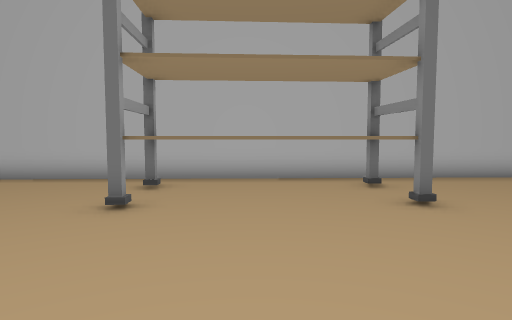
View 1 (above)

16 first-person views from a walk through a Unity game level. The camera is 1.2 m above the floor, tilts 4° down and sees 75° across. Doors are open. The floor is counted in squares, 1 m on a side. Each view is taken from the middle of a square. On the plan, view 1 faces up. The plan holds only what a view shows up to about 14 squares ahead; the rest is blank. The place goes on beyond the plan. The player is left out.

View 2
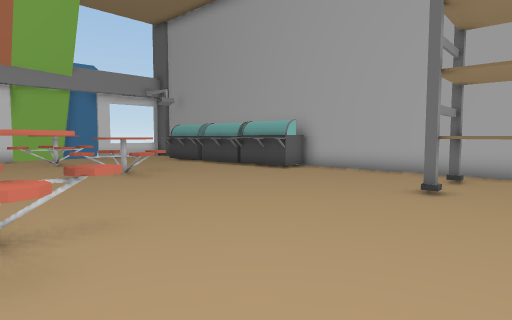

View 3
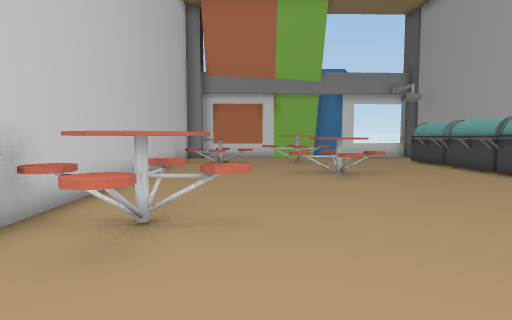

View 4
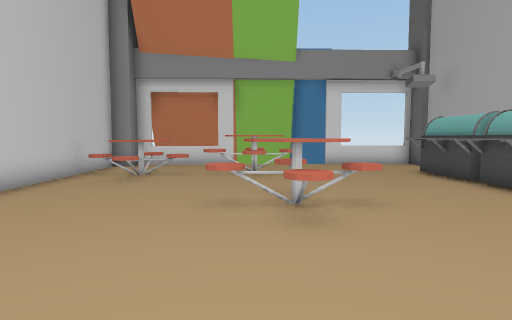

View 5
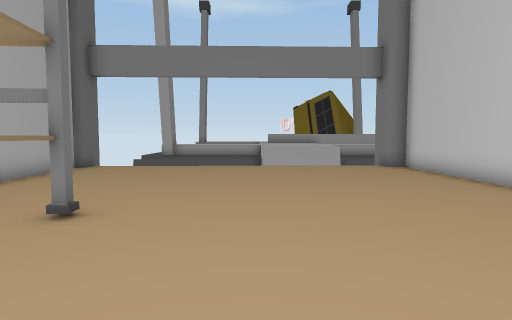

View 6
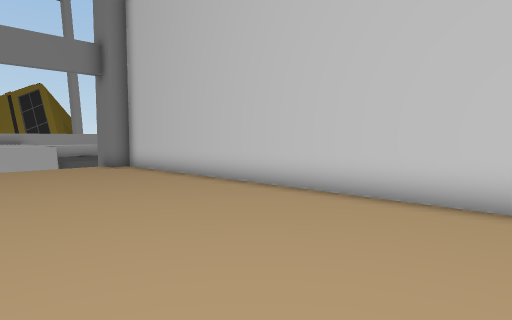

View 7
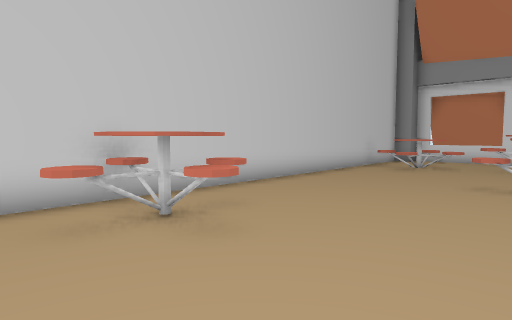

View 8
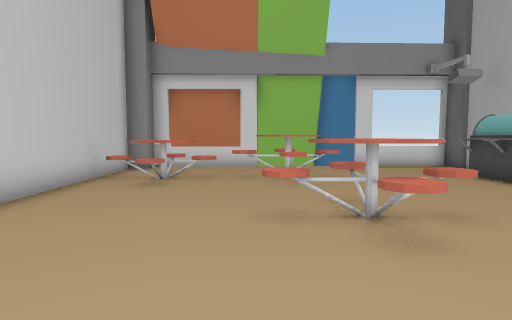

View 9
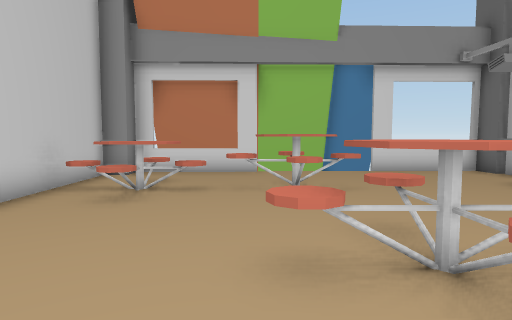

View 10
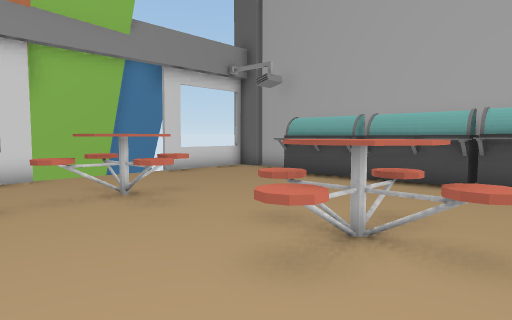

View 11
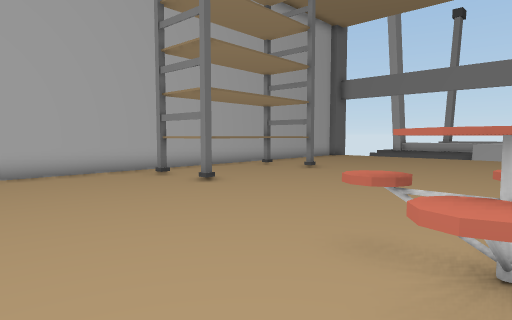

View 12
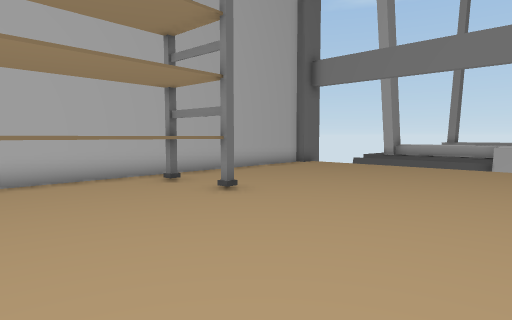

View 13
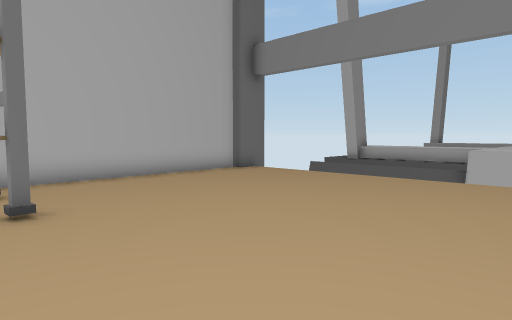

View 14
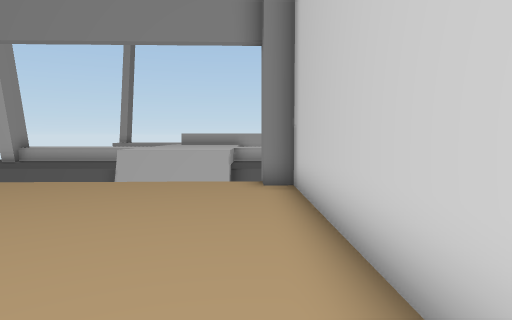

View 15
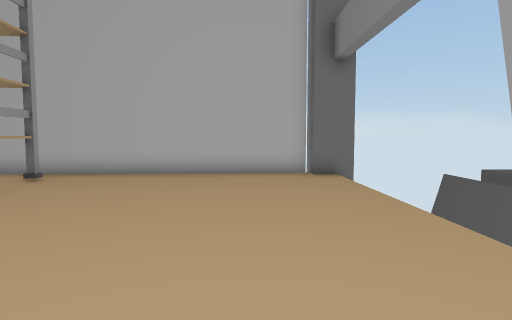

View 16
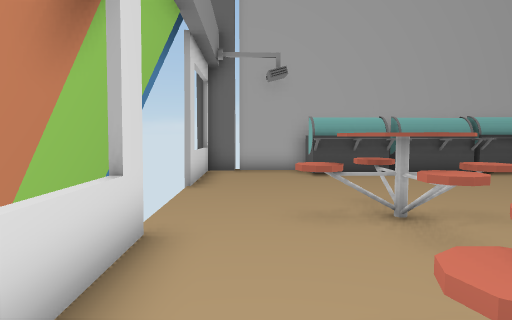

### Floor plan
Key: @ floor where view 1 was taken; # wall or solid block; x gap in a wall; . floor; D open door; = window, fence, low wall or low ledge; v drop or lower ground; O other object.
Columns run from 21 left of view 1 to 14 right of it. Each row starts with its distance up from view 1.
 10              #####################
  9  ########## O....................v v
  8  =...OOOOOOOOO.....OOOOOO........v v
  7  =...OOOOOO........OOOOOO........v v
  6 #=.................OOOOOO........v v
  5 ##D..............................v
  4 ##D.......O......................v
  3 ##D..O...OOO.....................v v
  2 ##D.OOOO..O......................v =
  1 ##D..O....O......................v =
  0 ##...O..........O....@...........v =
 -1 ##...OO........OOO...............v =
 -2  #..OOOO.......OOOO..............x
 -3  ##..O..........O.. ..###########
 -4   #####################

Where each view was taken, in squares from view 1:
view 1: 0 up, 0 right, facing up
view 2: 2 down, 0 right, facing up-left
view 3: 0 up, 0 right, facing left
view 4: 2 up, 5 left, facing left
view 5: 3 up, 2 left, facing right
view 6: 3 up, 2 left, facing down-right
view 7: 3 up, 2 left, facing down-left
view 8: 1 up, 6 left, facing left
view 9: 1 up, 8 left, facing left
view 10: 1 down, 9 left, facing up-left
view 11: 2 down, 8 left, facing up-right
view 12: 0 up, 2 left, facing up-right
view 13: 0 up, 2 right, facing up-right
view 14: 2 down, 3 right, facing right
view 15: 1 down, 9 right, facing up
view 16: 3 down, 18 left, facing up
